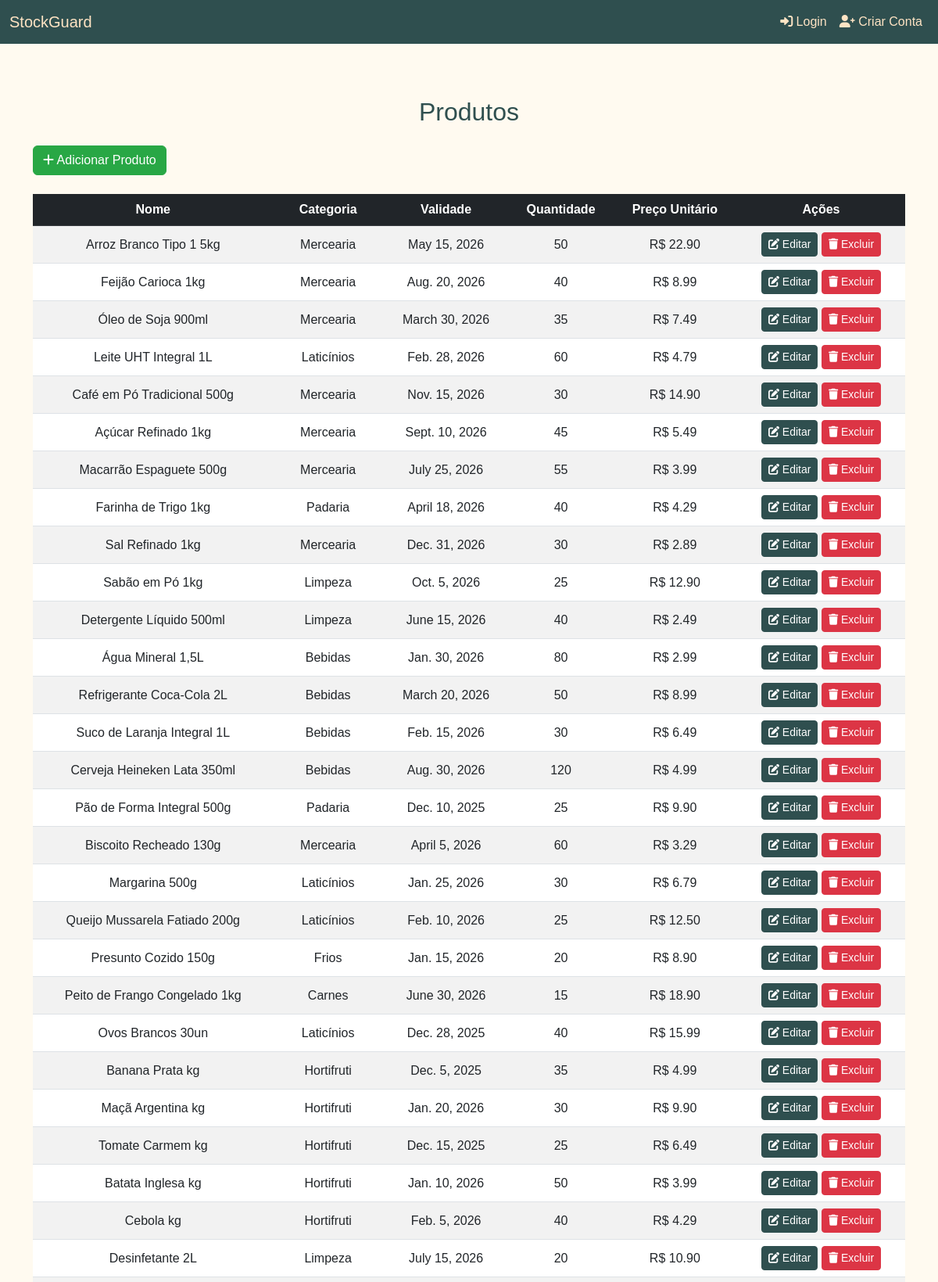
Page /estoque/ (upper part) on the committed database.
### estoque/models.py (models this page shows, shortened)
class Produto(models.Model):
    nome = models.CharField(max_length=100)
    categoria = models.CharField(max_length=50)
    validade = models.DateField()
    quantidade = models.IntegerField()
    fornecedor = models.CharField(max_length=100)
    preco_unitario = models.DecimalField(max_digits=10, decimal_places=2, default=0.0)

### estoque/views.py (the view)
# urls.py: path('', views.lista_produtos, name='lista_produtos'),
def lista_produtos(request):
    produtos = Produto.objects.all()
    return render(request, 'estoque/lista_produtos.html', {'produtos': produtos})

### templates/estoque/lista_produtos.html
{% extends 'base.html' %}
{% block content %}
<div class="container mt-5">
    <h2 class="text-center mb-4 custom-title" style="color: darkslategrey;">Produtos</h2>
    <div class="mb-4">
        <a href="{% url 'adicionar_produto' %}" class="btn btn-success custom-btn">
            <i class="fas fa-plus"></i> Adicionar Produto
        </a>
    </div>
    <div class="table-responsive">
        <table class="table table-striped table-hover custom-table">
            <thead class="table-dark">
                <tr >
                    <th class="text-center align-middle">Nome</th>
                    <th class="text-center align-middle">Categoria</th>
                    <th class="text-center align-middle">Validade</th>
                    <th class="text-center align-middle">Quantidade</th>
                    <th class="text-center align-middle">Preço Unitário</th>
                    <th class="text-center align-middle">Ações</th>
                </tr>
            </thead>
            <tbody>
                {% for produto in produtos %}
                <tr>
                    <td class="text-center align-middle">{{ produto.nome }}</td>
                    <td class="text-center align-middle">{{ produto.categoria }}</td>
                    <td class="text-center align-middle">{{ produto.validade }}</td>
                    <td class="text-center align-middle">{{ produto.quantidade }}</td>
                    <td class="text-center align-middle">R$ {{ produto.preco_unitario }}</td>
                    <td class="text-center align-middle">
                        <a href="{% url 'editar_produto' produto.id %}" class="btn btn-sm btn-primary custom-btn">
                            <i class="fas fa-edit"></i> Editar
                        </a>
                        <a href="{% url 'excluir_produto' produto.id %}" class="btn btn-sm btn-danger custom-btn">
                            <i class="fas fa-trash"></i> Excluir
                        </a>
                    </td>
                </tr>
                {% endfor %}
            </tbody>
        </table>
    </div>
</div>
{% endblock %}

### static/css/styles.css (style rules this page uses)
html, body { height: 100%; margin: 0; display: flex; flex-direction: column; background-color: #fffaf0; color: #333; font-family: Arial, sans-serif; }
.btn-primary { background-color: darkslategrey; border-color: darkslategrey; }
.btn-danger { background-color: #dc3545; border-color: #dc3545; }
.btn-success { background-color: #28a745; border-color: #28a745; }

### rows in the picture
Produto: nome "Arroz Branco Tipo 1 5kg", categoria "Mercearia", validade "May 15, 2026", quantidade "50", preco_unitario "22.90"
Produto: nome "Feijão Carioca 1kg", categoria "Mercearia", validade "Aug. 20, 2026", quantidade "40", preco_unitario "8.99"
Produto: nome "Óleo de Soja 900ml", categoria "Mercearia", validade "March 30, 2026", quantidade "35", preco_unitario "7.49"
Produto: nome "Leite UHT Integral 1L", categoria "Laticínios", validade "Feb. 28, 2026", quantidade "60", preco_unitario "4.79"
Produto: nome "Café em Pó Tradicional 500g", categoria "Mercearia", validade "Nov. 15, 2026", quantidade "30", preco_unitario "14.90"
Produto: nome "Açúcar Refinado 1kg", categoria "Mercearia", validade "Sept. 10, 2026", quantidade "45", preco_unitario "5.49"
Produto: nome "Macarrão Espaguete 500g", categoria "Mercearia", validade "July 25, 2026", quantidade "55", preco_unitario "3.99"
Produto: nome "Farinha de Trigo 1kg", categoria "Padaria", validade "April 18, 2026", quantidade "40", preco_unitario "4.29"
Produto: nome "Sal Refinado 1kg", categoria "Mercearia", validade "Dec. 31, 2026", quantidade "30", preco_unitario "2.89"
Produto: nome "Sabão em Pó 1kg", categoria "Limpeza", validade "Oct. 5, 2026", quantidade "25", preco_unitario "12.90"
Produto: nome "Detergente Líquido 500ml", categoria "Limpeza", validade "June 15, 2026", quantidade "40", preco_unitario "2.49"
Produto: nome "Água Mineral 1,5L", categoria "Bebidas", validade "Jan. 30, 2026", quantidade "80", preco_unitario "2.99"
Produto: nome "Refrigerante Coca-Cola 2L", categoria "Bebidas", validade "March 20, 2026", quantidade "50", preco_unitario "8.99"
Produto: nome "Suco de Laranja Integral 1L", categoria "Bebidas", validade "Feb. 15, 2026", quantidade "30", preco_unitario "6.49"
Produto: nome "Cerveja Heineken Lata 350ml", categoria "Bebidas", validade "Aug. 30, 2026", quantidade "120", preco_unitario "4.99"
Produto: nome "Pão de Forma Integral 500g", categoria "Padaria", validade "Dec. 10, 2025", quantidade "25", preco_unitario "9.90"
Produto: nome "Biscoito Recheado 130g", categoria "Mercearia", validade "April 5, 2026", quantidade "60", preco_unitario "3.29"
Produto: nome "Margarina 500g", categoria "Laticínios", validade "Jan. 25, 2026", quantidade "30", preco_unitario "6.79"
Produto: nome "Queijo Mussarela Fatiado 200g", categoria "Laticínios", validade "Feb. 10, 2026", quantidade "25", preco_unitario "12.50"
Produto: nome "Presunto Cozido 150g", categoria "Frios", validade "Jan. 15, 2026", quantidade "20", preco_unitario "8.90"
Produto: nome "Peito de Frango Congelado 1kg", categoria "Carnes", validade "June 30, 2026", quantidade "15", preco_unitario "18.90"
Produto: nome "Ovos Brancos 30un", categoria "Laticínios", validade "Dec. 28, 2025", quantidade "40", preco_unitario "15.99"
Produto: nome "Banana Prata kg", categoria "Hortifruti", validade "Dec. 5, 2025", quantidade "35", preco_unitario "4.99"
Produto: nome "Maçã Argentina kg", categoria "Hortifruti", validade "Jan. 20, 2026", quantidade "30", preco_unitario "9.90"
Produto: nome "Tomate Carmem kg", categoria "Hortifruti", validade "Dec. 15, 2025", quantidade "25", preco_unitario "6.49"
Produto: nome "Batata Inglesa kg", categoria "Hortifruti", validade "Jan. 10, 2026", quantidade "50", preco_unitario "3.99"
Produto: nome "Cebola kg", categoria "Hortifruti", validade "Feb. 5, 2026", quantidade "40", preco_unitario "4.29"
Produto: nome "Desinfetante 2L", categoria "Limpeza", validade "July 15, 2026", quantidade "20", preco_unitario "10.90"
